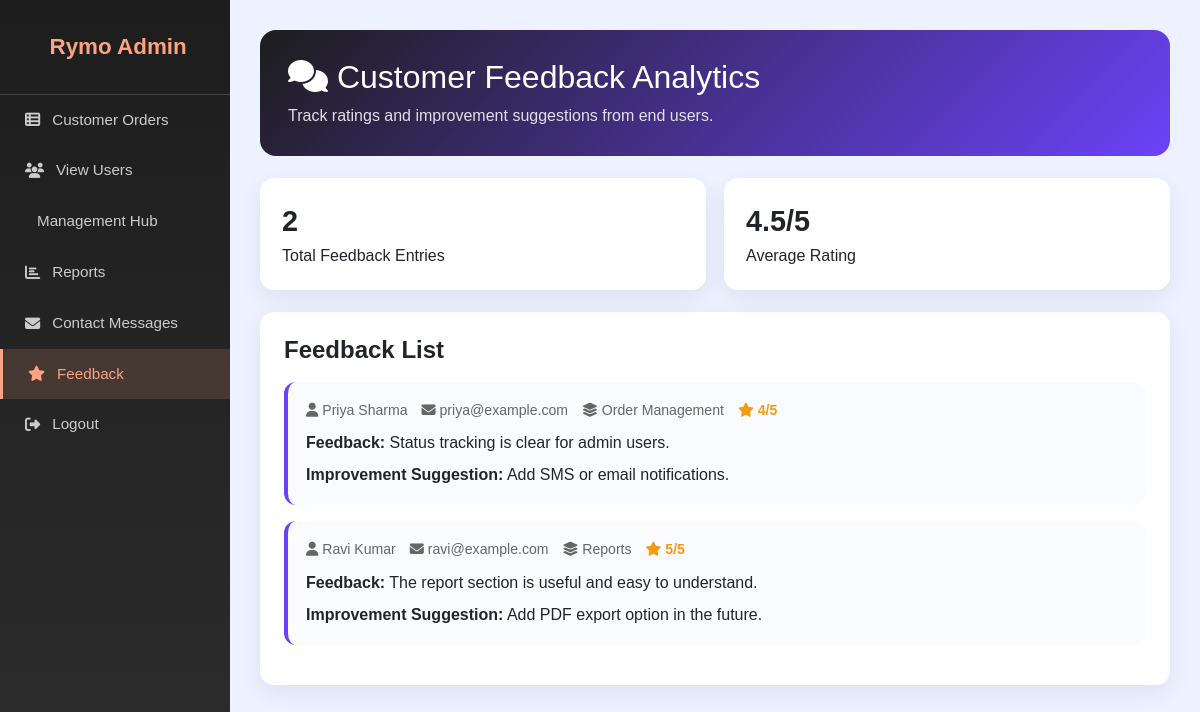
The app's page /admin_feedback.php (signed in) with its own data.
### tables this page shows
CREATE TABLE IF NOT EXISTS `feedback` (
  `id` int(11) NOT NULL AUTO_INCREMENT,
  `name` varchar(255) NOT NULL,
  `email` varchar(255) NOT NULL,
  `rating` int(11) NOT NULL,
  `module_name` varchar(255) NOT NULL,
  `message` text NOT NULL,
  `improvement` text DEFAULT NULL,
  `created_at` timestamp NOT NULL DEFAULT CURRENT_TIMESTAMP,
  PRIMARY KEY (`id`)
);

### admin_feedback.php (the view, shortened to what this page needs)
<?php
$con = mysqli_connect('localhost', 'root', '', 'rymowatch');
$feedback_res = mysqli_query($con, "SELECT * FROM feedback ORDER BY id DESC");
$total_feedback = $feedback_res ? mysqli_num_rows($feedback_res) : 0;
$avg_row = mysqli_fetch_assoc(mysqli_query($con, "SELECT COALESCE(AVG(rating), 0) AS avg_rating FROM feedback"));
$avg_rating = round((float) ($avg_row['avg_rating'] ?? 0), 1);
?>
<!DOCTYPE html>
<html lang="en">
<head>
  <link rel="stylesheet" href="https://cdn.jsdelivr.net/npm/bootstrap@4.1.3/dist/css/bootstrap.min.css">
  <link rel="stylesheet" href="https://cdnjs.cloudflare.com/ajax/libs/font-awesome/6.2.1/css/all.min.css">
</head>
<body>
<div class="sidebar">
  <div class="logo"><i class="fa-solid fa-watch"></i> Rymo Admin</div>
  <a href="admin.php"><i class="fa-solid fa-table-list"></i> Customer Orders</a>
  <a href="view_users.php"><i class="fa-solid fa-users"></i> View Users</a>
  <a href="management_hub.php"><i class="fa-solid fa-grid-2"></i> Management Hub</a>
  <a href="advanced_report.php"><i class="fa-solid fa-chart-bar"></i> Reports</a>
  <a href="admin_contact.php"><i class="fa-solid fa-envelope"></i> Contact Messages</a>
  <a href="admin_feedback.php" class="active"><i class="fa-solid fa-star"></i> Feedback</a>
  <a href="logout.php"><i class="fa-solid fa-right-from-bracket"></i> Logout</a>
</div>
<div class="main">
  <div class="header">
    <div>
      <h2><i class="fa-solid fa-comments"></i> Customer Feedback Analytics</h2>
      <p style="margin:6px 0 0;opacity:0.85;">Track ratings and improvement suggestions from end users.</p>
    </div>
  </div>
  <div class="cards">
    <div class="cardx">
      <div class="val"><?= $total_feedback ?></div>
      <div>Total Feedback Entries</div>
    </div>
    <div class="cardx">
      <div class="val"><?= number_format($avg_rating, 1) ?>/5</div>
      <div>Average Rating</div>
    </div>
  </div>
  <div class="list-card">
    <h4 style="font-weight:700;margin-bottom:18px;">Feedback List</h4>
    <?php if ($total_feedback === 0): ?>
      <p style="color:#777;">No feedback has been submitted yet.</p>
    <?php else: ?>
      <?php while ($item = mysqli_fetch_assoc($feedback_res)): ?>
        <div class="feed-item">
          <div class="feed-meta">
            <span><i class="fa-solid fa-user"></i> <?= htmlspecialchars($item['name']) ?></span>
            <span><i class="fa-solid fa-envelope"></i> <?= htmlspecialchars($item['email']) ?></span>
            <span><i class="fa-solid fa-layer-group"></i> <?= htmlspecialchars($item['module_name']) ?></span>
            <span class="stars"><i class="fa-solid fa-star"></i> <?= (int) $item['rating'] ?>/5</span>
          </div>
          <p style="margin-bottom:8px;"><strong>Feedback:</strong> <?= nl2br(htmlspecialchars($item['message'])) ?></p>
          <p style="margin:0;"><strong>Improvement Suggestion:</strong> <?= nl2br(htmlspecialchars($item['improvement'])) ?></p>
        </div>
      <?php endwhile; ?>
    <?php endif; ?>
  </div>
</div>
</body>
</html>

### admin_feedback.php (style rules this page uses)
* { margin: 0; padding: 0; box-sizing: border-box; font-family: 'Poppins', sans-serif; }
body { background: #eef1ff; min-height: 100vh; }
.sidebar { position: fixed; top: 0; left: 0; width: 230px; height: 100vh; background: linear-gradient(180deg, #1d1d1d, #2d2d2d); padding-top: 30px; z-index: 100; }
.sidebar .logo { text-align: center; color: #fda283; font-size: 1.4rem; font-weight: 700; padding: 0 20px 30px; border-bottom: 1px solid #444; }
.sidebar a { display: flex; align-items: center; gap: 12px; padding: 14px 25px; color: #ccc; text-decoration: none; transition: 0.2s; font-size: 0.95rem; }
.sidebar a:hover, .sidebar a.active { background: rgba(253,162,131,0.15); color: #fda283; border-left: 3px solid #fda283; }
.main { margin-left: 230px; padding: 30px; }
.header { background: linear-gradient(135deg, #1d1d1d, #6c42f8); color: #fff; border-radius: 16px; padding: 28px; margin-bottom: 22px; display: flex; justify-content: space-between; align-items: center; gap: 16px; }
.cards { display: grid; grid-template-columns: repeat(2, 1fr); gap: 18px; margin-bottom: 22px; }
.cardx { background: #fff; border-radius: 14px; padding: 22px; box-shadow: 0 8px 24px rgba(0,0,0,0.07); }
.cardx .val { font-size: 1.8rem; font-weight: 700; }
.list-card { background: #fff; border-radius: 14px; padding: 24px; box-shadow: 0 8px 24px rgba(0,0,0,0.07); }
.feed-item { border-left: 4px solid #6c42f8; background: #fafbff; border-radius: 12px; padding: 18px; margin-bottom: 16px; }
.feed-meta { display: flex; flex-wrap: wrap; gap: 14px; color: #666; font-size: 0.88rem; margin-bottom: 10px; }
.stars { color: #f39c12; font-weight: 700; }

### records on screen
feedback: name "Priya Sharma", email "priya@example.com", module_name "Order Management", rating "4", message "Status tracking is clear for admin users.", improvement "Add SMS or email notifications."
feedback: name "Ravi Kumar", email "ravi@example.com", module_name "Reports", rating "5", message "The report section is useful and easy to understand.", improvement "Add PDF export option in the future."

### other values on screen
$total_feedback "2"
$avg_rating "4.5"
